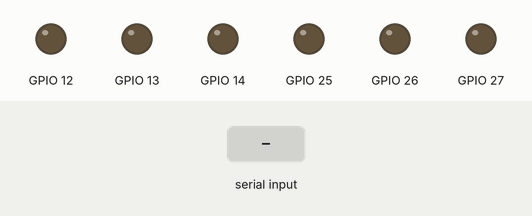
Recording of a sketch running on a simulated ESP32. On the bench: output pins drawn as LEDs (lit = HIGH). Inputs (shaded band) come from the test bench. Nothing arrives over Bluetooth unless stated.

Above: at 1.2 s.
1.3 s: "F90\n" received over the second serial link
At 1.8 s:
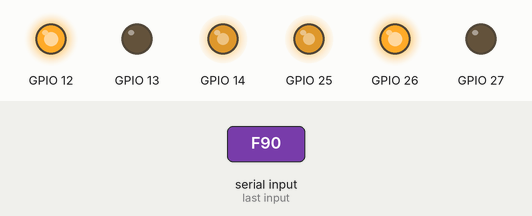
3.5 s: "F,45\n" received over the second serial link
At 4.0 s:
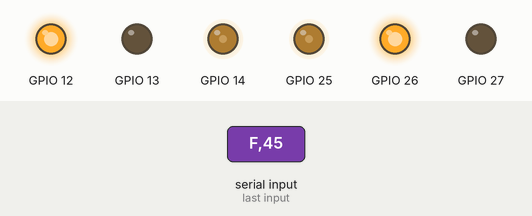
5.7 s: "B90\n" received over the second serial link
At 6.2 s:
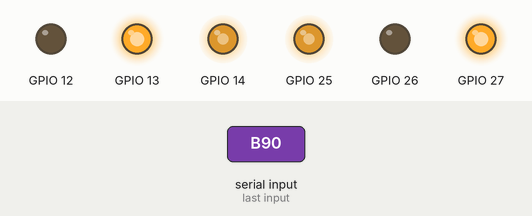
7.9 s: "B,45\n" received over the second serial link
At 8.4 s:
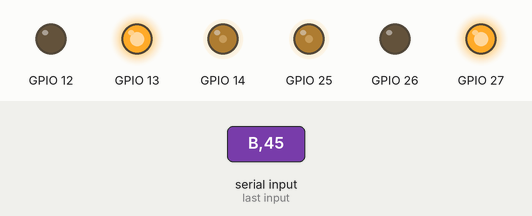
10.1 s: "L90\n" received over the second serial link
At 10.6 s:
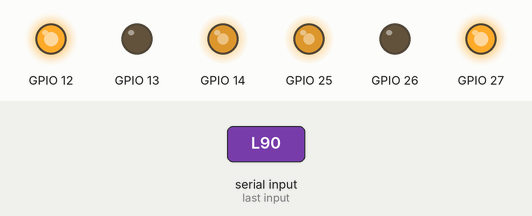
12.3 s: "L,45\n" received over the second serial link
At 12.6 s:
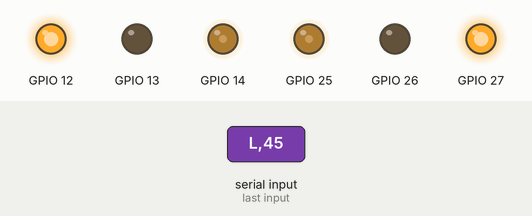
Timing chart, 0 to 15.3 s (numbered marks = the images above; inputs shaded):
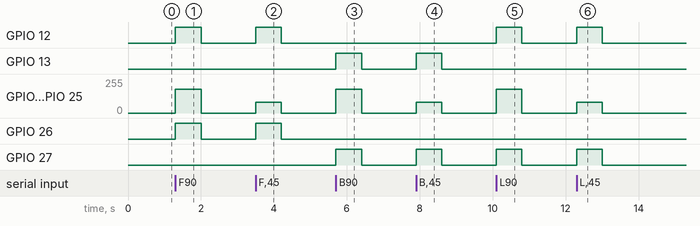

Measured:
- after the input at 1.3 s, GPIO 12, GPIO 26: LOW → HIGH at once, → LOW 0.70 s later; GPIO 14, GPIO 25: 0/255 → 180/255 at once, → 0/255 0.70 s later
- after the input at 3.5 s, GPIO 12, GPIO 26: LOW → HIGH at once, → LOW 0.70 s later; GPIO 14, GPIO 25: 0/255 → 80/255 at once, → 0/255 0.70 s later
- after the input at 5.7 s, GPIO 13, GPIO 27: LOW → HIGH at once, → LOW 0.70 s later; GPIO 14, GPIO 25: 0/255 → 177/255 at once, → 0/255 0.70 s later
- after the input at 7.9 s, GPIO 13, GPIO 27: LOW → HIGH at once, → LOW 0.70 s later; GPIO 14, GPIO 25: 0/255 → 80/255 at once, → 0/255 0.70 s later
- after the input at 10.1 s, GPIO 12, GPIO 27: LOW → HIGH at once, → LOW 0.70 s later; GPIO 14, GPIO 25: 0/255 → 177/255 at once, → 0/255 0.70 s later
- after the input at 12.3 s, GPIO 12, GPIO 27: LOW → HIGH at once, → LOW 0.70 s later; GPIO 14, GPIO 25: 0/255 → 80/255 at once, → 0/255 0.70 s later

The sketch:

ch09_esp32_bt_car.ino
```cpp
// Bluetooth car with ESP32 (classic Bluetooth, original ESP32 only) + L298N
#include <BluetoothSerial.h>

BluetoothSerial bt;
const int ENA = 25, IN1 = 26, IN2 = 27;    // left motor
const int ENB = 14, IN3 = 12, IN4 = 13;    // right motor
int speedPwm = 180;
unsigned long lastCmd = 0;

void motor(int en, int a, int b, int s) {
  digitalWrite(a, s > 0);
  digitalWrite(b, s < 0);
  analogWrite(en, abs(s));
}
void drive(int l, int r) { motor(ENA, IN1, IN2, l); motor(ENB, IN3, IN4, r); }

void setup() {
  int outs[] = {ENA, IN1, IN2, ENB, IN3, IN4};
  for (int p : outs) pinMode(p, OUTPUT);
  bt.begin("RoboTak-Car");                 // name shown on the phone
}

void loop() {
  if (bt.available()) {
    char c = bt.read();
    lastCmd = millis();
    if (c == 'F') drive(speedPwm, speedPwm);
    else if (c == 'B') drive(-speedPwm, -speedPwm);
    else if (c == 'L') drive(-speedPwm, speedPwm);
    else if (c == 'R') drive(speedPwm, -speedPwm);
    else if (c == 'S') drive(0, 0);
    else if (c >= '0' && c <= '9') speedPwm = map(c - '0', 0, 9, 80, 255);
  }
  if (millis() - lastCmd > 700) drive(0, 0);
}
```
